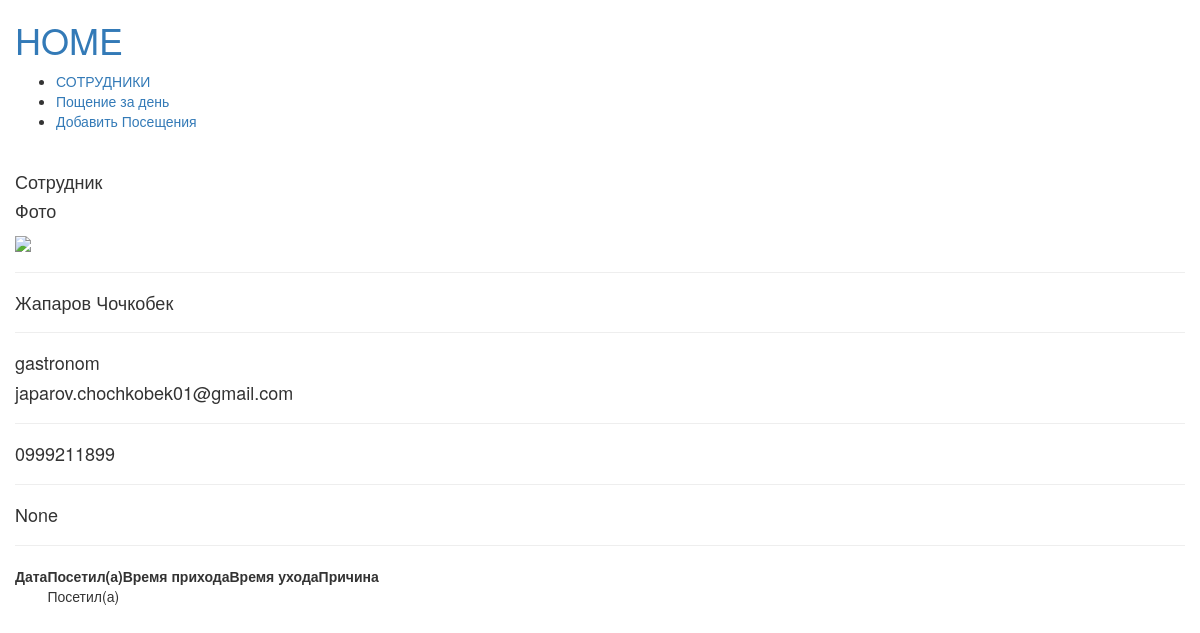
/employee/chochkobek, run on the app's committed database.
### grid/models.py (models this page shows, shortened)
class Employee(models.Model):
    name = models.CharField(max_length=50)
    email = models.EmailField(blank=True, null=True)
    phone = models.CharField(max_length = 55)
    position = models.ForeignKey(Position, on_delete=models.CASCADE)
    image = models.ImageField(upload_to='employers', blank=True, null=True)
    stack = models.CharField(max_length=1000, blank=True, null=True)
    slug = models.SlugField(unique=True)

class Position(models.Model):
    title = models.CharField(max_length=244, blank=True, null=True)
    slug = models.SlugField(unique=True)

class Visit(models.Model):
    date = models.DateField()
    employer = models.ForeignKey(Employee, on_delete=models.CASCADE)
    visited = models.BooleanField(choices=CHOICES)
    time_start = models.TimeField(blank=True, null=True, default='00:00')
    time_end = models.TimeField(blank=True, null=True, default='00:00')
    reason= models.CharField(max_length=100, default='----')
    class Meta:
        ordering = ['-date']

### grid/views.py (the view)
# urls.py: path('employee/<str:slug>', get_employee, name='employee'),
def get_employee(request,slug):
    visit = Visit.objects.filter(employer__slug=slug)
    employee = Employee.objects.get(slug=slug)
    context = {
        'visits' : visit,
        'employee' : employee
    }
    return render(request, 'get_employee.html', context)

### grid/templates/get_employee.html (shortened to what this page needs)
{% extends "base.html" %}
{% block content %}
<h4>Сотрудник</h4>
<h4>Фото</h4>
{% if  employee.image %}
<img src="{{ employee.image.url }}" height="250"/><hr>
{% else %}
<img src="https://ru.hostings.info/upload/images/2021/12/e11044b915dc39afc3004430606bd6d1.jpg" height="300"/><hr>
{% endif %}
<h4>{{employee.name}}</h4><hr>
<h4>{{employee.position.title}}</h4></hr>
<h4>{{ employee.email }}</h4><hr>
<h4>{{ employee.phone }}</h4><hr>
<h4>{{ employee.stack }}</h4><hr>
<table>
    <thead>
    <th>Дата</th>
    <th>Посетил(а)</th>
    <th>Время прихода</th>
    <th>Время  ухода</th>
    <th>Причина</th>
    </thead>
    <tbody>
        {% for visit in visits %}
        <tr>
            <td>{{ visit.data }}</td>
            {% if visit.visited == True %}
            <td>Посетил(а)</td>
            {% else %}
            <td>Отсутствовал(а)</td>
            {% endif %}
        </tr>
        {% endfor %}
    </tbody>
</table>
{% endblock %}

### grid/static/css/style.css (style rules this page uses)
body { background-color: white; color: black; }

### data on the page
Employee: name "Жапаров Чочкобек", position "gastronom", email "japarov.chochkobek01@gmail.com", phone "0999211899", stack "None"
Visit: visited "Посетил(а)"
